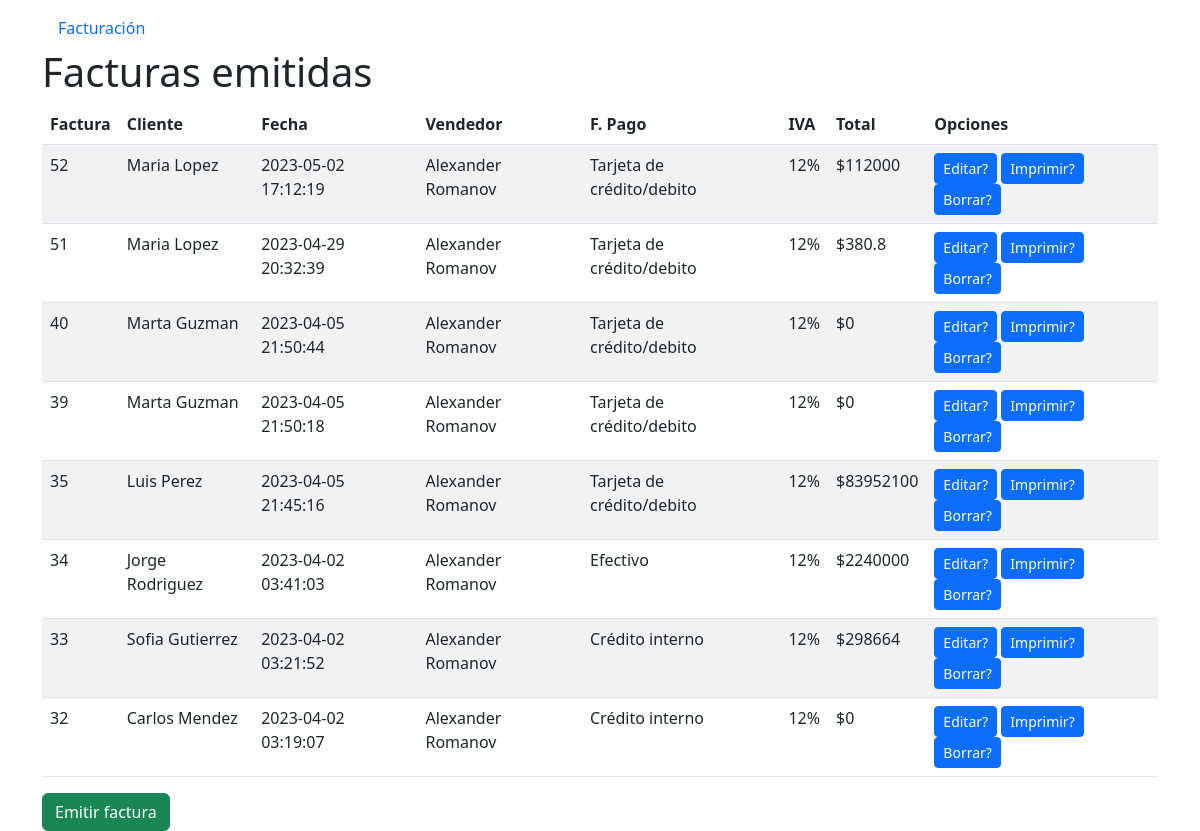
The page / on the database its author committed.
### tables this page shows
CREATE TABLE `factura` (
  `num_fact` int(11) NOT NULL,
  `id_cliente` int(11) NOT NULL,
  `fechahora` timestamp NOT NULL DEFAULT current_timestamp(),
  `metodo_pago` int(11) NOT NULL,
  `id_cajero` int(11) NOT NULL,
  `estado` int(11) NOT NULL,
  `iva` int(11) NOT NULL,
  `subtotal` float NOT NULL,
  `total` float NOT NULL
);

CREATE TABLE `cliente` (
  `id_cliente` int(11) NOT NULL,
  `nombre` varchar(255) NOT NULL,
  `apellido` varchar(255) NOT NULL,
  `telefono` varchar(10) NOT NULL,
  `correo` varchar(255) NOT NULL,
  `direccion` varchar(255) NOT NULL,
  `estado` tinyint(1) NOT NULL
);

CREATE TABLE `cajero` (
  `id_cajero` int(11) NOT NULL,
  `nombres` varchar(255) NOT NULL,
  `telefono` varchar(10) NOT NULL,
  `codigo_jefe` int(11) NOT NULL
);

CREATE TABLE `metodo_pago` (
  `id_num` int(11) NOT NULL,
  `nombre` varchar(255) NOT NULL,
  `detalles` varchar(255) NOT NULL
);

### base/database.php (called while the page is built)
<?php
    class database{
        private $host= "localhost";
        private $dbname="db_dsn08";
        private $user="root";
        private $password="";
        public function conexion(){
            try{
                $PDO = new PDO("mysql:host=".$this->host.";dbname=".$this->dbname,$this->user,$this->password);
                return $PDO;
            }catch(PDOException $e){
                return $e->getMessage();
            }
        }
    }
?>

### controlador/ctrlFactura.php (called while the page is built, shortened)
<?php
    class controladorFactura{
        private $model;
        public function __construct(){
            require_once("c://xampp/htdocs/sistemafacturacion/modelo/Factura.php");
            $this->model = new Factura();
        }
        public function index(){
            return ($this->model->index()) ? $this->model->index() : false;
        }
    }
?>

### modelo/Factura.php (called while the page is built, shortened)
<?php
    class Factura{
        private $PDO;
        public function __construct()
        {
            require_once("c://xampp/htdocs/sistemafacturacion/base/database.php");
            $con = new database();
            $this->PDO = $con->conexion();
        }
        public function index(){
            $statement = $this->PDO->prepare("SELECT f.*, c.nombre as c_nombre, c.apellido as c_apellido, cj.nombres as cajero, mp.nombre as metodo
                                                FROM factura f
                                                LEFT JOIN cliente c ON f.id_cliente = c.id_cliente
                                                LEFT JOIN cajero cj ON f.id_cajero = cj.id_cajero
                                                LEFT JOIN metodo_pago mp ON f.metodo_pago = mp.id_num
                                                WHERE f.estado != 99
                                                ORDER BY f.num_fact  DESC");
            return ($statement->execute()) ? $statement->fetchAll() : false;
        }
    }
?>

### index.php (the view, shortened to what this page needs)
<?php
require_once("c://xampp/htdocs/sistemafacturacion/controlador/ctrlFactura.php");
$obj = new controladorFactura();
$facturas = $obj->index();
?>
<!doctype html>
<html lang="es">
<head>
  <link href="https://cdn.jsdelivr.net/npm/bootstrap@5.3.0-alpha2/dist/css/bootstrap.min.css" rel="stylesheet">
</head>
<body>
  <div class="container">
    <ul class="nav mt-2">
      <li class="nav-item">
        <a class="nav-link" href="#">Facturación</a>
      </li>
    </ul>
    <h1>Facturas emitidas</h1>
    <table class="table table-striped">
      <thead>
        <tr>
          <th>Factura</th>
          <th>Cliente</th>
          <th>Fecha</th>
          <th>Vendedor</th>
          <th>F. Pago</th>
          <th>IVA</th>
          <th>Total</th>
          <th>Opciones</th>
        </tr>
      </thead>
      <tbody>
        <?php if($facturas): ?>
        <?php
          foreach ($facturas as $factura) {
          ?>
          <tr>
            <td><?php echo $factura['num_fact'] ?></td>
            <td><?php echo $factura['c_nombre'] . ' ' . $factura['c_apellido']?></td>
            <td><?php echo $factura['fechahora'] ?></td>
            <td><?php echo $factura['cajero'] ?></td>
            <td><?php echo $factura['metodo'] ?></td>
            <td><?php echo $factura['iva'] ?>%</td>
            <td>$<?php echo $factura['total'] ?></td>
            <td>
              <a class="btn btn-primary btn-sm botonimprimir" role="button" href="edit_fact.php?num_fact=<?=$factura["num_fact"]?>">Editar?</a>
              <a class="btn btn-primary btn-sm botonimprimir" role="button" href="pdf.php?num_fact=<?=$factura["num_fact"]?>">Imprimir?</a>
              <button type="button" class="btn btn-primary btn-sm botonborrar" data-bs-toggle="modal" data-bs-target="#num_fact<?=$factura['num_fact']?>" id="<?= $factura["num_fact"]?>">
                Borrar?
              </button>
            </td>
          </tr>
        <?php
        }
        ?>
        <?php else: ?>
            <tr>
                <td colspan="12" class="text-center">No hay documentos</td>
            </tr>
        <?php endif; ?>
      </tbody>
    </table>
    <a type="button" id="btnNuevaFactura" class="btn btn-success" href='/sistemafacturacion/vista/factura/facturacion.php'>Emitir factura</a>
  </div>
</body>
</html>

### rows shown on the page
factura: num_fact "52", id_cliente.nombre "Maria", id_cliente.apellido "Lopez", fechahora "2023-05-02 17:12:19", id_cajero.nombres "Alexander Romanov", metodo_pago.nombre "Tarjeta de crédito/debito", iva "12", total "112000"
factura: num_fact "51", id_cliente.nombre "Maria", id_cliente.apellido "Lopez", fechahora "2023-04-29 20:32:39", id_cajero.nombres "Alexander Romanov", metodo_pago.nombre "Tarjeta de crédito/debito", iva "12", total "380.8"
factura: num_fact "40", id_cliente.nombre "Marta", id_cliente.apellido "Guzman", fechahora "2023-04-05 21:50:44", id_cajero.nombres "Alexander Romanov", metodo_pago.nombre "Tarjeta de crédito/debito", iva "12", total "0"
factura: num_fact "39", id_cliente.nombre "Marta", id_cliente.apellido "Guzman", fechahora "2023-04-05 21:50:18", id_cajero.nombres "Alexander Romanov", metodo_pago.nombre "Tarjeta de crédito/debito", iva "12", total "0"
factura: num_fact "35", id_cliente.nombre "Luis", id_cliente.apellido "Perez", fechahora "2023-04-05 21:45:16", id_cajero.nombres "Alexander Romanov", metodo_pago.nombre "Tarjeta de crédito/debito", iva "12", total "83952100"
factura: num_fact "34", id_cliente.nombre "Jorge", id_cliente.apellido "Rodriguez", fechahora "2023-04-02 03:41:03", id_cajero.nombres "Alexander Romanov", metodo_pago.nombre "Efectivo", iva "12", total "2240000"
factura: num_fact "33", id_cliente.nombre "Sofia", id_cliente.apellido "Gutierrez", fechahora "2023-04-02 03:21:52", id_cajero.nombres "Alexander Romanov", metodo_pago.nombre "Crédito interno", iva "12", total "298664"
factura: num_fact "32", id_cliente.nombre "Carlos", id_cliente.apellido "Mendez", fechahora "2023-04-02 03:19:07", id_cajero.nombres "Alexander Romanov", metodo_pago.nombre "Crédito interno", iva "12", total "0"
